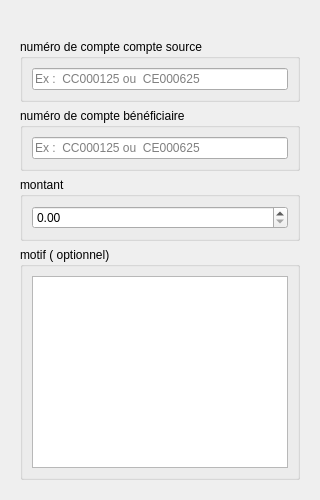
                       <widget class="QWidget" name="onglet_virement">
                        <attribute name="title">
                         <string>Virement</string>
                        </attribute>
                        <layout class="QVBoxLayout" name="verticalLayout_37">
                         <property name="topMargin">
                          <number>30</number>
                         </property>
                         <item>
                          <widget class="QWidget" name="widget_27" native="true">
                           <property name="sizePolicy">
                            <sizepolicy hsizetype="MinimumExpanding" vsizetype="MinimumExpanding">
                             <horstretch>0</horstretch>
                             <verstretch>0</verstretch>
                            </sizepolicy>
                           </property>
                           <layout class="QVBoxLayout" name="verticalLayout_32">
                            <item>
                             <widget class="QGroupBox" name="groupBox_14">
                              <property name="title">
                               <string>numéro de compte compte source</string>
                              </property>
                              <layout class="QVBoxLayout" name="verticalLayout_33">
                               <item>
                                <widget class="QLineEdit" name="sai_numero_compte_source_onglet_virement">
                                 <property name="placeholderText">
                                  <string>Ex :  CC000125 ou  CE000625</string>
                                 </property>
                                </widget>
                               </item>
                              </layout>
                             </widget>
                            </item>
                            <item>
                             <widget class="QGroupBox" name="groupBox_17">
                              <property name="title">
                               <string>numéro de compte bénéficiaire</string>
                              </property>
                              <layout class="QVBoxLayout" name="verticalLayout_36">
                               <item>
                                <widget class="QLineEdit" name="sai_numero_compte_beneficiaire_onglet_virement">
                                 <property name="placeholderText">
                                  <string>Ex :  CC000125 ou  CE000625</string>
                                 </property>
                                </widget>
                               </item>
                              </layout>
                             </widget>
                            </item>
                            <item>
                             <widget class="QGroupBox" name="groupBox_15">
                              <property name="title">
                               <string>montant</string>
                              </property>
                              <layout class="QVBoxLayout" name="verticalLayout_34">
                               <item>
                                <widget class="QDoubleSpinBox" name="doubleSpinBox_montant_onglet_virement">
                                 <property name="decimals">
                                  <number>2</number>
                                 </property>
                                 <property name="maximum">
                                  <double>10000000000000000139372116959414099130712064.000000000000000</double>
                                 </property>
                                </widget>
                               </item>
                              </layout>
                             </widget>
                            </item>
                            <item>
                             <widget class="QGroupBox" name="groupBox_16">
                              <property name="sizePolicy">
                               <sizepolicy hsizetype="Preferred" vsizetype="Minimum">
                                <horstretch>0</horstretch>
                                <verstretch>0</verstretch>
                               </sizepolicy>
                              </property>
                              <property name="minimumSize">
                               <size>
                                <width>0</width>
                                <height>0</height>
                               </size>
                              </property>
                              <property name="title">
                               <string>motif ( optionnel)</string>
                              </property>
                              <layout class="QVBoxLayout" name="verticalLayout_35">
                               <item>
                                <widget class="QTextEdit" name="textEdit_motif_onglet_virement"/>
                               </item>
                              </layout>
                             </widget>
                            </item>
                           </layout>
                          </widget>
                         </item>
                        </layout>
                       </widget>
